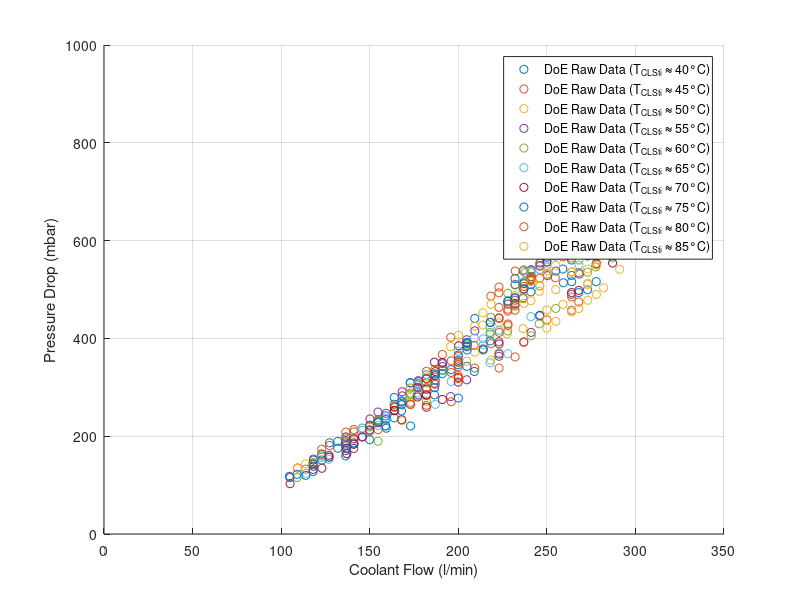

Reproduce this figure in MATLAB. (Note: this script raises an error after producing the figure.)
clear
close all
clc

%% load data
addpath('vendor_provision')
load('doe_raw_data_mat.mat')

%% create results folder (if it does not exist, already)
if ~isfolder('results')
    mkdir('results')
end

%% separate data by coolant inlet temperature
index_40    = find(doe_raw_data_mat(:,69) > 39 & doe_raw_data_mat(:,69) <= 41);
index_45    = find(doe_raw_data_mat(:,69) > 44 & doe_raw_data_mat(:,69) <= 46);
index_50    = find(doe_raw_data_mat(:,69) > 49 & doe_raw_data_mat(:,69) <= 51);
index_55    = find(doe_raw_data_mat(:,69) > 54 & doe_raw_data_mat(:,69) <= 56);
index_60    = find(doe_raw_data_mat(:,69) > 59 & doe_raw_data_mat(:,69) <= 61);
index_65    = find(doe_raw_data_mat(:,69) > 64 & doe_raw_data_mat(:,69) <= 66);
index_70    = find(doe_raw_data_mat(:,69) > 69 & doe_raw_data_mat(:,69) <= 71);
index_75    = find(doe_raw_data_mat(:,69) > 74 & doe_raw_data_mat(:,69) <= 76);
index_80    = find(doe_raw_data_mat(:,69) > 79 & doe_raw_data_mat(:,69) <= 81);
index_85    = find(doe_raw_data_mat(:,69) > 84 & doe_raw_data_mat(:,69) <= 86);

%% compute pressure drops in mbar
drop_40     = 1000*(doe_raw_data_mat(index_40,47) - doe_raw_data_mat(index_40,48));
drop_45     = 1000*(doe_raw_data_mat(index_45,47) - doe_raw_data_mat(index_45,48));
drop_50     = 1000*(doe_raw_data_mat(index_50,47) - doe_raw_data_mat(index_50,48));
drop_55     = 1000*(doe_raw_data_mat(index_55,47) - doe_raw_data_mat(index_55,48));
drop_60     = 1000*(doe_raw_data_mat(index_60,47) - doe_raw_data_mat(index_60,48));
drop_65     = 1000*(doe_raw_data_mat(index_65,47) - doe_raw_data_mat(index_65,48));
drop_70     = 1000*(doe_raw_data_mat(index_70,47) - doe_raw_data_mat(index_70,48));
drop_75     = 1000*(doe_raw_data_mat(index_75,47) - doe_raw_data_mat(index_75,48));
drop_80     = 1000*(doe_raw_data_mat(index_80,47) - doe_raw_data_mat(index_80,48));
drop_85     = 1000*(doe_raw_data_mat(index_85,47) - doe_raw_data_mat(index_85,48));

%% compute means
mean_40 = mean(drop_40);
mean_45 = mean(drop_45);
mean_50 = mean(drop_50);
mean_55 = mean(drop_55);
mean_60 = mean(drop_60);
mean_65 = mean(drop_65);
mean_70 = mean(drop_70);
mean_75 = mean(drop_75);
mean_80 = mean(drop_80);
mean_85 = mean(drop_85);

%% make plot
fig = figure;
hold on
grid on

plot(doe_raw_data_mat(index_40,32), drop_40, 'o')
plot(doe_raw_data_mat(index_45,32), drop_45, 'o')
plot(doe_raw_data_mat(index_50,32), drop_50, 'o')
plot(doe_raw_data_mat(index_55,32), drop_55, 'o')
plot(doe_raw_data_mat(index_60,32), drop_60, 'o')
plot(doe_raw_data_mat(index_65,32), drop_65, 'o')
plot(doe_raw_data_mat(index_70,32), drop_70, 'o')
plot(doe_raw_data_mat(index_75,32), drop_75, 'o')
plot(doe_raw_data_mat(index_80,32), drop_80, 'o')
plot(doe_raw_data_mat(index_85,32), drop_85, 'o')

xlabel('Coolant Flow (l/min)')
ylabel('Pressure Drop (mbar)')
xlim([0,350])
ylim([0, 1000])

lgd = legend('DoE Raw Data (T_{CLSti} \approx 40°C)', ...
        'DoE Raw Data (T_{CLSti} \approx 45°C)', ...
        'DoE Raw Data (T_{CLSti} \approx 50°C)', ...
        'DoE Raw Data (T_{CLSti} \approx 55°C)', ...
        'DoE Raw Data (T_{CLSti} \approx 60°C)', ...
        'DoE Raw Data (T_{CLSti} \approx 65°C)', ...
        'DoE Raw Data (T_{CLSti} \approx 70°C)', ...
        'DoE Raw Data (T_{CLSti} \approx 75°C)', ...
        'DoE Raw Data (T_{CLSti} \approx 80°C)', ...
        'DoE Raw Data (T_{CLSti} \approx 85°C)');

lgd.Location = 'northwest';

%% save plot
saveas(fig,fullfile('results','coolant_pressure_drop_estimation_temp_clustered.fig'))
saveas(fig,fullfile('results','coolant_pressure_drop_estimation_temp_clustered.png'))